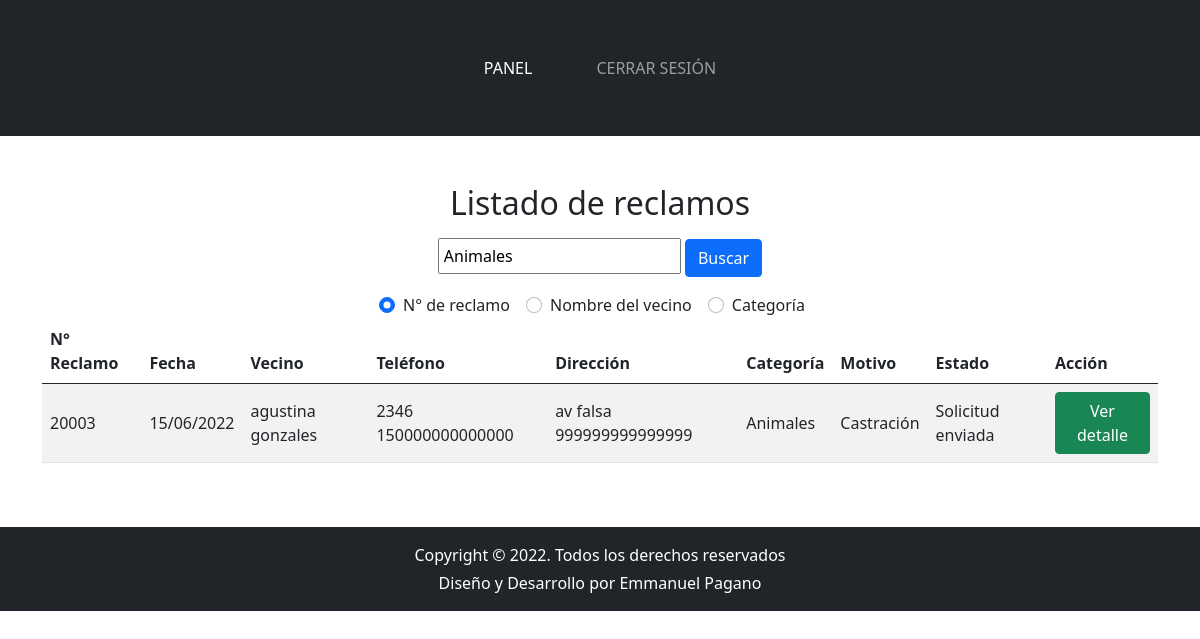
/adm/reclamos/listar-reclamo.php?busqueda=Animales (signed in), run on the app's committed database.
### tables this page shows
CREATE TABLE `reclamos` (
  `idReclamo` int(11) NOT NULL AUTO_INCREMENT,
  `idSubcategoria` int(11) NOT NULL,
  `fechaReclamo` date NOT NULL,
  `nombreVecino` varchar(250) NOT NULL,
  `dni` int(8) NOT NULL,
  `idCalle` int(11) NOT NULL,
  `altura` int(11) NOT NULL,
  `direccionReclamo` varchar(250) NOT NULL,
  `telefonoVecino` varchar(250) NOT NULL,
  `correoVecino` varchar(250) NOT NULL,
  `idEstado` int(11) NOT NULL,
  `comentario` text NOT NULL,
  PRIMARY KEY (`idReclamo`),
  KEY `FK_estado` (`idEstado`),
  KEY `FK_subcategoria` (`idSubcategoria`),
  KEY `FK_calle` (`idCalle`),
  CONSTRAINT `relacion_reclamo_calle` FOREIGN KEY (`idCalle`) REFERENCES `calles` (`idCalle`),
  CONSTRAINT `relacion_reclamo_estado` FOREIGN KEY (`idEstado`) REFERENCES `estados` (`idEstado`),
  CONSTRAINT `relacion_reclamo_subcategoria` FOREIGN KEY (`idSubcategoria`) REFERENCES `subcategorias` (`idSubcategoria`)
);

CREATE TABLE `categorias` (
  `idCategoria` int(11) NOT NULL AUTO_INCREMENT,
  `categoria` varchar(250) NOT NULL,
  `descripcion` varchar(300) NOT NULL,
  `imgCategoria` varchar(300) NOT NULL,
  PRIMARY KEY (`idCategoria`)
);

CREATE TABLE `subcategorias` (
  `idSubcategoria` int(11) NOT NULL AUTO_INCREMENT,
  `subcategoria` varchar(250) NOT NULL,
  `descripcionSub` varchar(250) NOT NULL,
  `idCategoriaPadre` int(11) NOT NULL,
  PRIMARY KEY (`idSubcategoria`),
  KEY `FK_categoriaPadre` (`idCategoriaPadre`),
  CONSTRAINT `relacion_subcategoria_categoria` FOREIGN KEY (`idCategoriaPadre`) REFERENCES `categorias` (`idCategoria`)
);

CREATE TABLE `estados` (
  `idEstado` int(11) NOT NULL AUTO_INCREMENT,
  `estado` varchar(250) NOT NULL,
  PRIMARY KEY (`idEstado`)
);

### adm/reclamos/listar-reclamo.php (the view, shortened to what this page needs)
<?php
include("../../include/conexion.php");
if($_SERVER['REQUEST_METHOD'] == 'GET' && !empty($_GET['busqueda'])){
    $busqueda = $_GET['busqueda'];
    $filtro = $_GET['filtro'];
    if($filtro == 'numReclamo'){
        $cmd = $conexion->prepare('SELECT * FROM reclamos INNER JOIN subcategorias ON subcategorias.idSubcategoria = reclamos.idSubcategoria INNER JOIN categorias ON categorias.idCategoria = subcategorias.idCategoriaPadre INNER JOIN estados ON estados.idEstado = reclamos.idEstado WHERE idReclamo = :numReclamo ORDER BY reclamos.idEstado, reclamos.fechaReclamo');
        $cmd->execute(array(':numReclamo'=>$busqueda));
        $reclamos = $cmd->fetchAll();
    } else {
        $cmd = $conexion->prepare('SELECT * FROM reclamos INNER JOIN subcategorias ON subcategorias.idSubcategoria = reclamos.idSubcategoria INNER JOIN categorias ON categorias.idCategoria = subcategorias.idCategoriaPadre INNER JOIN estados ON estados.idEstado = reclamos.idEstado WHERE categoria LIKE :busqueda ORDER BY reclamos.idEstado, reclamos.fechaReclamo');
        $cmd->execute(array(':busqueda'=>'%'.$busqueda.'%'));
        $reclamos = $cmd->fetchAll();
    }
}
?>
<?php include('../../include/header-adm.php'); ?>
<section class="listado-abm py-5">
    <div class="container">
        <h2 class="titulo-seccion text-center">Listado de reclamos</h2>
        <div>
            <form action="listar-reclamo.php" method="GET" class="mt-3 d-flex justify-content-center flex-wrap">
                <div class="mb-3 text-center w-100">
                    <input type="text" name="busqueda" placeholder='Ingrese su búsqueda' class="p-1" value="<?php echo (isset($busqueda)) ? $busqueda : '' ?>">
                    <button type="submit" class="btn btn-primary">Buscar</button>
                </div>
                <div class="form-check form-check-inline text-center">
                    <input class="form-check-input" type="radio" name="filtro" id="flexRadioDefault1" value="numReclamo" <?php echo ((isset($filtro) && $filtro == 'numReclamo') || !isset($filtro)) ? 'checked' : '' ?>>
                    <label class="form-check-label" for="flexRadioDefault1">
                        N° de reclamo
                    </label>
                </div>
                <div class="form-check form-check-inline text-center">
                    <input class="form-check-input" type="radio" name="filtro" id="flexRadioDefault2" value="nombre" <?php echo (isset($filtro) && $filtro == 'nombre') ? 'checked' : '' ?>>
                    <label class="form-check-label" for="flexRadioDefault2">
                        Nombre del vecino
                    </label>
                </div>
                <div class="form-check form-check-inline text-center">
                    <input class="form-check-input" type="radio" name="filtro" id="flexRadioDefault1" value="categoria" <?php echo (isset($filtro) && $filtro == 'categoria') ? 'checked' : '' ?>>
                    <label class="form-check-label" for="flexRadioDefault1">
                        Categoría
                    </label>
                </div>
            </form>
        </div>
        <div class="table-responsive">
            <table class="table table-striped">
                <thead>
                    <tr>
                    <th scope="col">N° Reclamo</th>
                    <th scope="col">Fecha</th>
                    <th scope="col">Vecino</th>
                    <th scope="col">Teléfono</th>
                    <th scope="col">Dirección</th>
                    <th scope="col">Categoría</th>
                    <th scope="col">Motivo</th>
                    <th scope="col">Estado</th>
                    <th scope="col">Acción</th>
                    </tr>
                </thead>
                <tbody>
                    <?php
                    foreach ($reclamos as $fila) {
                        echo '
                        <tr>
                        <td>'.$fila["idReclamo"].'</td>
                        <td>'. date("d/m/Y", strtotime($fila["fechaReclamo"])) .'</td>
                        <td>'.$fila["nombreVecino"].'</td>
                        <td>'.$fila["telefonoVecino"].'</td>
                        <td>'.$fila["direccionReclamo"].'</td>
                        <td>'.$fila["categoria"].'</td>
                        <td>'.$fila["subcategoria"].'</td>
                        <td>'.$fila["estado"].'</td>
                        <td>
                            <a href="modificar-reclamo.php?id='.$fila["idReclamo"].'" class="btn btn-success">Ver detalle</a>
                        </td>
                        </tr>
                        ';
                    }
                    ?>
                </tbody>
            </table>
        </div>
    </div>
</section>
<?php include('../../include/footer-adm.php'); ?>

### css/style-adm.css (style rules this page uses)
.listado-abm td { vertical-align:middle }

### data on the page
reclamos: idReclamo "20003", fechaReclamo "15/06/2022", nombreVecino "agustina gonzales", telefonoVecino "2346 150000000000000", direccionReclamo "av falsa 999999999999999", categorias.categoria "Animales", idSubcategoria.subcategoria "Castración", idEstado.estado "Solicitud enviada"
